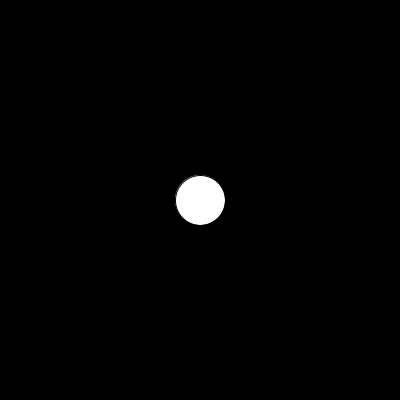
Frame 1 (no input)
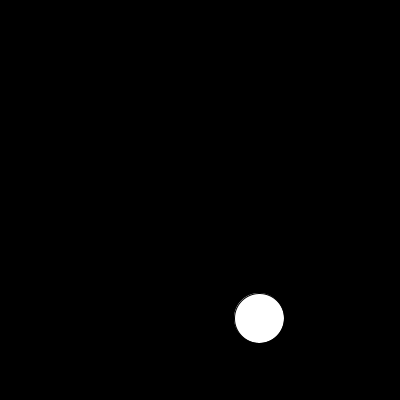
Frame 60 (the mouse pressed at the canvas centre just before this capture)
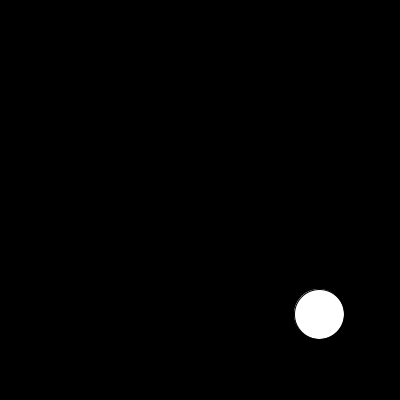
Frame 120 (the mouse held since frame 60 and released just before this capture)

The Processing sketch that drew these frames (run headless with seeded random() and noise(); from frame 60 on, the mouse is pressed at the canvas centre):

// Processing sketch: HelloProcessing
// ── HelloProcessing.pde
/*
    HelloProcessing.pde

    Dr. Darren Kessner
    Copyright (C) 2019 Marlborough School

    This program is free software; you can redistribute it and/or modify it
    under the terms of the GNU General Public License as published by the Free
    Software Foundation; either version 2 of the License, or (at your option)
    any later version.

    This program is distributed in the hope that it will be useful, but WITHOUT
    ANY WARRANTY; without even the implied warranty of MERCHANTABILITY or
    FITNESS FOR A PARTICULAR PURPOSE.  See the GNU General Public License for
    more details.

    You should have received a copy of the GNU General Public License along
    with this program; if not, write to the Free Software Foundation, Inc., 51
    Franklin Street, Fifth Floor, Boston, MA  02110-1301, USA.
*/

public void setup()
{
    size(400, 400);
}

public void draw()
{
    background(0);
    fill(c);
    ellipse(x, y, radius*2, radius*2);

    x += vx;
    y += vy;

    if (x<radius || x>width-radius)
        vx = -vx;

    if (y<radius || y>height-radius)
        vy = -vy;
}

public void keyPressed()
{
    if (key == ' ')
        c = color(random(255), random(255), random(255));
}

private int x = 200;
private int y = 200;
private int radius = 25;
private int vx = 1;
private int vy = 2;
private int c = color(255);
